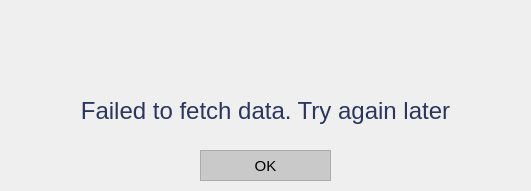
<?xml version="1.0" encoding="UTF-8"?>
<ui version="4.0">
 <class>MainWindow</class>
 <widget class="QMainWindow" name="MainWindow">
  <property name="geometry">
   <rect>
    <x>0</x>
    <y>0</y>
    <width>531</width>
    <height>191</height>
   </rect>
  </property>
  <property name="minimumSize">
   <size>
    <width>531</width>
    <height>191</height>
   </size>
  </property>
  <property name="maximumSize">
   <size>
    <width>531</width>
    <height>191</height>
   </size>
  </property>
  <property name="windowTitle">
   <string>Error</string>
  </property>
  <property name="windowIcon">
   <iconset>
    <normaloff>../../Resources/logo_svg.svg</normaloff>../../Resources/logo_svg.svg</iconset>
  </property>
  <widget class="QWidget" name="centralwidget">
   <widget class="QWidget" name="layoutWidget">
    <property name="geometry">
     <rect>
      <x>20</x>
      <y>19</y>
      <width>491</width>
      <height>121</height>
     </rect>
    </property>
    <layout class="QVBoxLayout" name="verticalLayout_3">
     <item>
      <widget class="QLabel" name="label">
       <property name="text">
        <string/>
       </property>
       <property name="pixmap">
        <pixmap>../../Resources/error.png</pixmap>
       </property>
       <property name="alignment">
        <set>Qt::AlignCenter</set>
       </property>
      </widget>
     </item>
     <item>
      <widget class="QLabel" name="lbl_error">
       <property name="font">
        <font>
         <family>Helvetica</family>
         <pointsize>19</pointsize>
        </font>
       </property>
       <property name="text">
        <string>&lt;html&gt;&lt;head/&gt;&lt;body&gt;&lt;p&gt;&lt;span style=&quot; font-size:18pt; color:#2c365d;&quot;&gt;Failed to fetch data. Try again later&lt;/span&gt;&lt;/p&gt;&lt;/body&gt;&lt;/html&gt;</string>
       </property>
       <property name="alignment">
        <set>Qt::AlignCenter</set>
       </property>
      </widget>
     </item>
    </layout>
   </widget>
   <widget class="QPushButton" name="btn_OK">
    <property name="geometry">
     <rect>
      <x>200</x>
      <y>150</y>
      <width>131</width>
      <height>31</height>
     </rect>
    </property>
    <property name="minimumSize">
     <size>
      <width>131</width>
      <height>31</height>
     </size>
    </property>
    <property name="maximumSize">
     <size>
      <width>131</width>
      <height>31</height>
     </size>
    </property>
    <property name="font">
     <font>
      <family>Helvetica</family>
      <pointsize>11</pointsize>
     </font>
    </property>
    <property name="styleSheet">
     <string notr="true">QPushButton {
color: rgb(0, 0, 0);
background-color: rgb(201, 201, 201);
border: 1.2px solid #ABABAB;
outline: none;}

QPushButton:hover{
color: rgb(255, 255, 255);
background-color: rgb(171, 171, 171);
outline: none;
border: none;
}

QPushButton:pressed{
color: rgb(255, 255, 255);
background-color: rgb(129, 129, 129);
outline: none;
border: none;
}


</string>
    </property>
    <property name="text">
     <string>OK</string>
    </property>
   </widget>
  </widget>
 </widget>
 <resources/>
 <connections/>
</ui>
